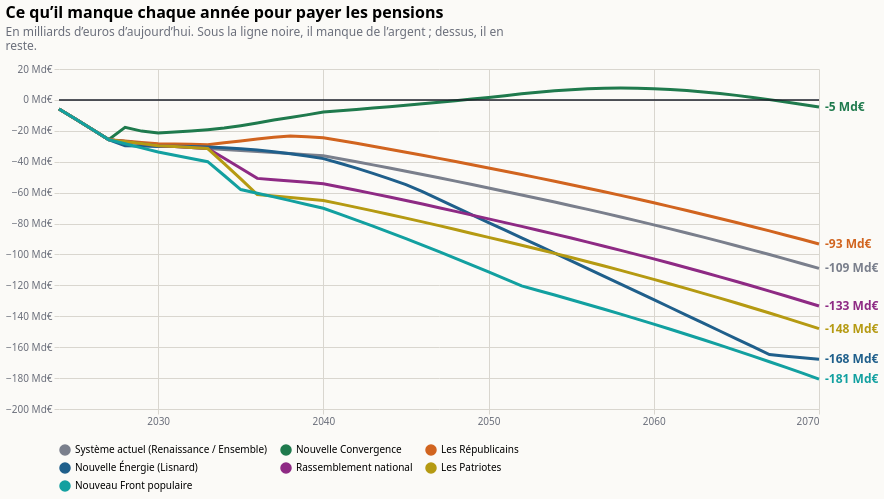

Specify this chart in Vega-Lite:
### Vega-Lite specification from a JSON file in a GitHub repository (floating-point values rounded to 4 significant figures; data arrays with more than 128 entries replaced by an {"elided": "..."} marker saying what was removed)
{"$schema": "https://vega.github.io/schema/vega-lite/v6.json", "title": {"text": "Ce qu’il manque chaque année pour payer les pensions", "subtitle": ["En milliards d’euros d’aujourd’hui. Sous la ligne noire, il manque de l’argent ; dessus, il en", "reste."], "anchor": "start", "fontSize": 16, "subtitleColor": "#6b6f7b", "subtitlePadding": 6, "offset": 12}, "background": "#fbfaf7", "config": {"font": "system-ui, sans-serif", "axis": {"gridColor": "#d9d6cf", "labelColor": "#6b6f7b", "domain": false, "tickColor": "#d9d6cf"}, "legend": {"orient": "bottom", "columns": 3, "labelLimit": 2000, "symbolOpacity": 1}, "view": {"stroke": null}}, "width": 760, "height": 340, "data": {"values": {"elided": "329 records"}}, "encoding": {"x": {"field": "annee", "type": "quantitative", "scale": {"domain": [2024, 2070]}, "axis": {"format": "d", "title": null, "values": [2030, 2040, 2050, 2060, 2070]}}, "y": {"field": "valeur", "type": "quantitative", "scale": {"zero": true, "padding": 12}, "axis": {"title": null, "labelExpr": "replace(format(datum.value, ',.0f'), ',', ' ') + ' Md€'", "tickCount": 7}}, "color": {"field": "programme", "type": "nominal", "title": null, "sort": ["Système actuel (Renaissance / Ensemble)", "Nouvelle Convergence", "Les Républicains", "Nouvelle Énergie (Lisnard)", "Rassemblement national", "Les Patriotes", "Nouveau Front populaire"], "scale": {"domain": ["Système actuel (Renaissance / Ensemble)", "Nouvelle Convergence", "Les Républicains", "Nouvelle Énergie (Lisnard)", "Rassemblement national", "Les Patriotes", "Nouveau Front populaire"], "range": ["#7a7f8c", "#1f7a4d", "#d1641f", "#1f5f8b", "#8e2a84", "#b59a12", "#12a0a0"]}, "legend": {"orient": "bottom", "columns": 3, "labelLimit": 2000}}}, "layer": [{"mark": {"type": "line", "strokeWidth": 3}}, {"data": {"values": [{"y": 0}]}, "mark": {"type": "rule", "strokeWidth": 1.5}, "encoding": {"x": {"value": 0}, "x2": {"value": 760}, "y": {"field": "y", "type": "quantitative"}, "color": {"value": "#1b1f2a"}}}, {"data": {"values": [{"annee": 2070, "programme": "Système actuel (Renaissance / Ensemble)", "valeur": -109.0, "etiquette": "-109 Md€"}, {"annee": 2070, "programme": "Nouvelle Convergence", "valeur": -4.611, "etiquette": "-5 Md€"}, {"annee": 2070, "programme": "Les Républicains", "valeur": -93.24, "etiquette": "-93 Md€"}, {"annee": 2070, "programme": "Nouvelle Énergie (Lisnard)", "valeur": -167.8, "etiquette": "-168 Md€"}, {"annee": 2070, "programme": "Rassemblement national", "valeur": -133.4, "etiquette": "-133 Md€"}, {"annee": 2070, "programme": "Les Patriotes", "valeur": -148.0, "etiquette": "-148 Md€"}, {"annee": 2070, "programme": "Nouveau Front populaire", "valeur": -180.6, "etiquette": "-181 Md€"}]}, "mark": {"type": "text", "align": "left", "dx": 6, "fontSize": 12, "fontWeight": "bold"}, "encoding": {"text": {"field": "etiquette"}}}]}
